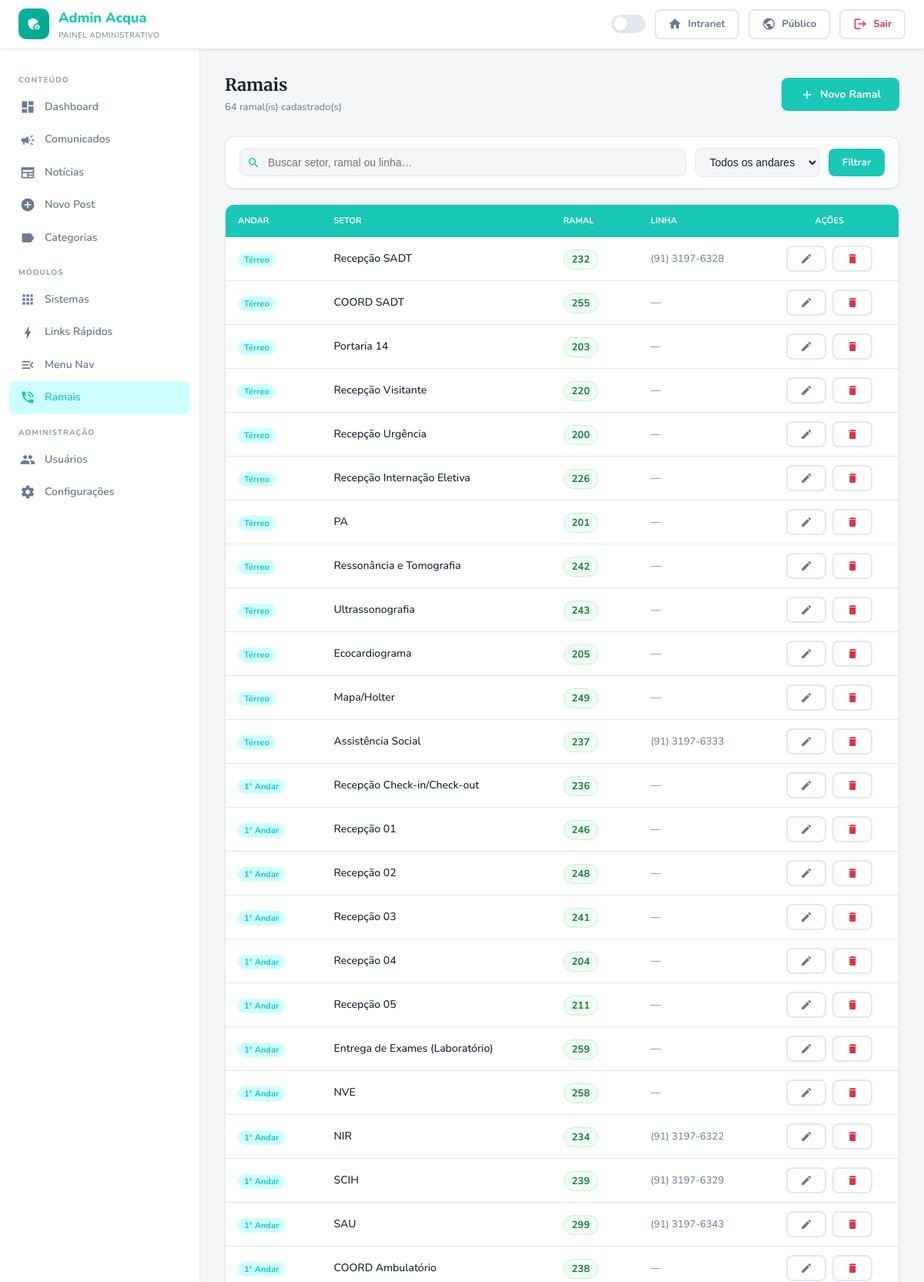
The page /admin/ramais.php (signed in, upper part) on the database its author committed.
### tables this page shows
CREATE TABLE `ramais` (
  `id` int(11) NOT NULL AUTO_INCREMENT,
  `andar` varchar(50) NOT NULL,
  `setor` varchar(150) NOT NULL,
  `ramal` varchar(20) NOT NULL,
  `linha` varchar(30) DEFAULT '',
  `sort_order` int(11) DEFAULT 0,
  `active` tinyint(1) DEFAULT 1,
  `created_at` datetime DEFAULT current_timestamp(),
  `updated_at` datetime DEFAULT current_timestamp() ON UPDATE current_timestamp(),
  PRIMARY KEY (`id`)
);

### includes/functions.php (called while the page is built, shortened)
<?php
function isLoggedIn(): bool {
    return isset($_SESSION['user_id']) && !empty($_SESSION['user_id']);
}
function isAdmin(): bool {
    return isLoggedIn() && ($_SESSION['user_role'] ?? '') === 'admin';
}

### includes/database.php (called while the page is built, shortened)
<?php
class Database {
    private static ?PDO $instance = null;
    public static function getInstance(): PDO {
        if (self::$instance === null) {
            $dsn = 'mysql:host=' . DB_HOST . ';dbname=' . DB_NAME . ';charset=' . DB_CHARSET;
            try {
                self::$instance = new PDO($dsn, DB_USER, DB_PASS, [
                    PDO::ATTR_ERRMODE            => PDO::ERRMODE_EXCEPTION,
                    PDO::ATTR_DEFAULT_FETCH_MODE => PDO::FETCH_ASSOC,
                    PDO::ATTR_EMULATE_PREPARES   => false,
                ]);
            } catch (PDOException $e) {
                die(json_encode(['error' => 'Falha na conexão com o banco de dados.']));
            }
        }
        return self::$instance;
    }
    public static function query(string $sql, array $params = []): \PDOStatement {
        $stmt = self::getInstance()->prepare($sql);
        $stmt->execute($params);
        return $stmt;
    }
    public static function fetchAll(string $sql, array $params = []): array {
        return self::query($sql, $params)->fetchAll();
    }
}

### admin/ramais.php (the view, shortened to what this page needs)
<?php
require_once __DIR__ . '/../includes/database.php';
require_once __DIR__ . '/../includes/functions.php';
$isDark = ($_SESSION['dark_mode'] ?? false) || (isset($_COOKIE['acqua_dark']) && $_COOKIE['acqua_dark'] === 'dark');
$busca = trim($_GET['q'] ?? ''); $andarF = trim($_GET['andar'] ?? ''); $where = 'WHERE 1=1'; $params = [];
$ramais  = Database::fetchAll("SELECT * FROM ramais $where ORDER BY sort_order, andar, setor", $params);
?>
<!DOCTYPE html>
<html lang="pt-BR" data-theme="<?= $isDark ? 'dark' : 'light' ?>">
<head>
  <link rel="stylesheet" href="<?= BASE_URL ?>/assets/css/style.css">
</head>
<body class="fade-in">
<nav class="navbar">
  <a href="<?= BASE_URL ?>/admin/index.php" class="navbar-brand">
    <div class="logo-icon" style="background:linear-gradient(135deg,var(--primary-dark),var(--accent2))"><span class="material-icons">admin_panel_settings</span></div>
    <div class="brand-text">Admin Acqua <small>Painel Administrativo</small></div>
  </a>
  <div class="navbar-end">
    <button class="dark-toggle <?= $isDark?'on':'' ?>"></button>
    <a href="<?= BASE_URL ?>/index.php" class="btn btn-ghost btn-sm"><span class="material-icons">home</span> Intranet</a>
    <a href="<?= BASE_URL ?>/public.php" class="btn btn-ghost btn-sm" target="_blank"><span class="material-icons">public</span> Público</a>
    <a href="<?= BASE_URL ?>/logout.php" class="btn btn-ghost btn-sm" style="color:#dc3545"><span class="material-icons">logout</span> Sair</a>
  </div>
</nav>
<div class="admin-layout">
  <aside class="admin-sidebar" id="adminSidebar">
    <div class="sidebar-label">Conteúdo</div>
    <a href="index.php" class="sidebar-link"><span class="material-icons">dashboard</span> Dashboard</a>
    <a href="posts.php?type=comunicado" class="sidebar-link"><span class="material-icons">campaign</span> Comunicados</a>
    <a href="posts.php?type=noticia" class="sidebar-link"><span class="material-icons">newspaper</span> Notícias</a>
    <a href="posts.php?action=new" class="sidebar-link"><span class="material-icons">add_circle</span> Novo Post</a>
    <a href="categories.php" class="sidebar-link"><span class="material-icons">label</span> Categorias</a>
    <div class="sidebar-label">Módulos</div>
    <a href="modules.php?cat=sistema" class="sidebar-link"><span class="material-icons">apps</span> Sistemas</a>
    <a href="modules.php?cat=link_rapido" class="sidebar-link"><span class="material-icons">bolt</span> Links Rápidos</a>
    <a href="nav.php" class="sidebar-link"><span class="material-icons">menu_open</span> Menu Nav</a>
    <a href="ramais.php" class="sidebar-link active"><span class="material-icons">phone_in_talk</span> Ramais</a>
    <?php if (isAdmin()): ?>
    <div class="sidebar-label">Administração</div>
    <a href="users.php" class="sidebar-link"><span class="material-icons">group</span> Usuários</a>
    <a href="settings.php" class="sidebar-link"><span class="material-icons">settings</span> Configurações</a>
    <?php endif; ?>
  </aside>
  <main class="admin-main">
    <div style="display:flex;align-items:center;justify-content:space-between;margin-bottom:28px;flex-wrap:wrap;gap:12px">
      <div>
        <h1 style="font-size:22px;margin-bottom:4px">Ramais</h1>
        <p class="text-muted text-sm"><?= count($ramais) ?> ramal(is) cadastrado(s)</p>
      </div>
      <button onclick="document.getElementById('modalNovo').style.display='flex'" class="btn btn-primary">
        <span class="material-icons">add</span> Novo Ramal
      </button>
    </div>
    <div class="card" style="padding:14px 18px;margin-bottom:20px">
      <form method="GET" style="display:flex;gap:12px;flex-wrap:wrap;align-items:center">
        <div style="flex:1;min-width:200px;position:relative">
          <span class="material-icons" style="position:absolute;left:10px;top:50%;transform:translateY(-50%);color:var(--primary);font-size:17px">search</span>
          <input type="text" name="q" value="<?= htmlspecialchars($busca) ?>" placeholder="Buscar setor, ramal ou linha…" style="width:100%;padding:9px 14px 9px 36px;border:1.5px solid var(--border);border-radius:var(--radius-sm);font-size:14px;background:var(--bg);color:var(--text);outline:none">
        </div>
        <select name="andar" style="padding:9px 14px;border:1.5px solid var(--border);border-radius:var(--radius-sm);font-size:14px;background:var(--bg);color:var(--text);outline:none;min-width:150px">
          <option value="">Todos os andares</option>
        </select>
        <button type="submit" class="btn btn-primary btn-sm">Filtrar</button>
      </form>
    </div>
    <div class="card" style="overflow:hidden;padding:0">
      <div style="overflow-x:auto">
        <table style="width:100%;border-collapse:collapse">
          <thead><tr style="background:var(--primary)">
            <th style="padding:12px 16px;text-align:left;font-size:11px;font-weight:700;text-transform:uppercase;color:#fff">Andar</th>
            <th style="padding:12px 16px;text-align:left;font-size:11px;font-weight:700;text-transform:uppercase;color:#fff">Setor</th>
            <th style="padding:12px 16px;text-align:left;font-size:11px;font-weight:700;text-transform:uppercase;color:#fff">Ramal</th>
            <th style="padding:12px 16px;text-align:left;font-size:11px;font-weight:700;text-transform:uppercase;color:#fff">Linha</th>
            <th style="padding:12px 16px;text-align:center;font-size:11px;font-weight:700;text-transform:uppercase;color:#fff">Ações</th>
          </tr></thead>
          <tbody>
          <?php foreach ($ramais as $r): ?>
          <tr style="border-bottom:1px solid var(--border)" onmouseover="this.style.background='var(--primary-xlight)'" onmouseout="this.style.background=''">
            <td style="padding:11px 16px"><span style="background:var(--primary-xlight);color:var(--primary);padding:2px 8px;border-radius:20px;font-size:11px;font-weight:700"><?= htmlspecialchars($r['andar']) ?></span></td>
            <td style="padding:11px 16px;font-size:14px;font-weight:500;color:var(--text)"><?= htmlspecialchars($r['setor']) ?></td>
            <td style="padding:11px 16px"><span style="background:#f0fdf4;border:1px solid #bbf7d0;color:#15803d;padding:3px 10px;border-radius:20px;font-size:13px;font-weight:700"><?= htmlspecialchars($r['ramal']) ?></span></td>
            <td style="padding:11px 16px;font-size:13px;color:var(--text-muted)"><?= $r['linha'] ? htmlspecialchars($r['linha']) : '—' ?></td>
            <td style="padding:11px 16px;text-align:center">
              <div style="display:flex;gap:8px;justify-content:center">
                <a href="ramais.php?edit=<?= $r['id'] ?>" class="btn btn-ghost btn-sm"><span class="material-icons" style="font-size:16px">edit</span></a>
                <form method="POST" onsubmit="return confirm('Excluir este ramal?')" style="display:inline">
                  <button type="submit" class="btn btn-ghost btn-sm" style="color:#dc3545"><span class="material-icons" style="font-size:16px">delete</span></button>
                </form>
              </div>
            </td>
          </tr>
          <?php endforeach; ?>
          </tbody>
        </table>
      </div>
    </div>
  </main>
</div>
</body>
</html>

### assets/css/style.css (style rules this page uses)
:root { --primary:#00897B; --primary-dark:#00695C; --primary-light:#4DB6AC; --primary-xlight:#E0F2F1; --accent:#26A69A; --accent2:#004D40; --bg:#F4F6F8; --bg-card:#FFFFFF; --bg-sidebar:#FFFFFF; --bg-navbar:#FFFFFF; --bg-input:#FFFFFF; --text:#1A2332; --text-muted:#6B7A8D; --text-light:#9AA5B4; --border:#E2E8F0; --border-light:#F1F5F9; --shadow-sm:0 1px 3px rgba(0,0,0,.08); --shadow:0 4px 16px rgba(0,0,0,.10); --shadow-lg:0 8px 32px rgba(0,0,0,.14); --shadow-img:0 6px 32px rgba(0,0,0,.20); --radius:12px; --radius-sm:8px; --radius-lg:18px; --font-body:'Nunito',sans-serif; --font-heading:'Merriweather',serif; --navbar-h:64px; --sidebar-w:260px; --transition:0.25s ease; }
*,*::before,*::after { box-sizing:border-box;margin:0;padding:0 }
html { scroll-behavior:smooth }
body { font-family:var(--font-body);background:var(--bg);color:var(--text);font-size:15px;line-height:1.6;transition:background var(--transition),color var(--transition) }
a { color:var(--primary);text-decoration:none;transition:color var(--transition) }
h1,h2,h3,h4,h5,h6 { font-family:var(--font-heading);line-height:1.3;color:var(--text) }
.text-muted { color:var(--text-muted) }
.text-sm { font-size:13px }
.navbar { position:fixed;top:0;left:0;right:0;z-index:1000;height:var(--navbar-h);background:var(--bg-navbar);border-bottom:1px solid var(--border);box-shadow:var(--shadow-sm);display:flex;align-items:center;padding:0 24px;gap:16px;transition:background var(--transition),border-color var(--transition) }
.navbar-brand { display:flex;align-items:center;gap:12px;font-weight:800;font-size:18px;color:var(--primary);flex-shrink:0 }
.navbar-brand .logo-icon { width:40px;height:40px;background:linear-gradient(135deg,var(--primary),var(--accent2));border-radius:10px;display:flex;align-items:center;justify-content:center }
.navbar-brand .logo-icon span { color:#fff;font-size:20px }
.navbar-brand .brand-text small { display:block;font-size:10px;font-weight:400;color:var(--text-muted);font-family:var(--font-body);letter-spacing:.5px;text-transform:uppercase }
.navbar-end { display:flex;align-items:center;gap:12px;margin-left:auto }
.card { background:var(--bg-card);border:1px solid var(--border);border-radius:var(--radius);box-shadow:var(--shadow-sm);transition:box-shadow var(--transition),border-color var(--transition) }
.btn { display:inline-flex;align-items:center;gap:8px;padding:10px 22px;border-radius:var(--radius-sm);font-family:var(--font-body);font-size:14px;font-weight:700;cursor:pointer;border:2px solid transparent;transition:all var(--transition);text-decoration:none;white-space:nowrap }
.btn .material-icons { font-size:18px }
.btn-primary { background:var(--primary);color:#fff;border-color:var(--primary) }
.btn-ghost { background:transparent;color:var(--text-muted);border-color:var(--border) }
.btn-sm { padding:7px 16px;font-size:13px }
.dark-toggle { width:44px;height:24px;border-radius:12px;background:var(--border);cursor:pointer;position:relative;transition:background var(--transition);border:none;padding:0;flex-shrink:0 }
.dark-toggle::after { content:'';position:absolute;width:18px;height:18px;border-radius:50%;background:#fff;top:3px;left:3px;transition:transform var(--transition);box-shadow:var(--shadow-sm) }
.admin-layout { display:flex;min-height:100vh;padding-top:var(--navbar-h) }
.admin-sidebar { width:var(--sidebar-w);background:var(--bg-sidebar);border-right:1px solid var(--border);position:fixed;top:var(--navbar-h);bottom:0;left:0;overflow-y:auto;padding:16px 12px;z-index:900;transition:background var(--transition),border-color var(--transition) }
.admin-main { margin-left:var(--sidebar-w);flex:1;padding:32px }
.sidebar-label { font-size:10px;font-weight:800;text-transform:uppercase;letter-spacing:1px;color:var(--text-light);padding:16px 12px 6px }
.sidebar-link { display:flex;align-items:center;gap:12px;padding:10px 14px;border-radius:var(--radius-sm);font-size:14px;font-weight:600;color:var(--text-muted);transition:all var(--transition);cursor:pointer;border:none;background:transparent;width:100%;text-align:left;text-decoration:none }
.sidebar-link:hover,.sidebar-link.active { background:var(--primary-xlight);color:var(--primary) }
.sidebar-link .material-icons { font-size:20px }
.fade-in { animation:fadeIn .4s ease }

### rows shown on the page
ramais: andar "Térreo", setor "Recepção SADT", ramal "232", linha "(91) 3197-6328"
ramais: andar "Térreo", setor "COORD SADT", ramal "255"
ramais: andar "Térreo", setor "Portaria 14", ramal "203"
ramais: andar "Térreo", setor "Recepção Visitante", ramal "220"
ramais: andar "Térreo", setor "Recepção Urgência", ramal "200"
ramais: andar "Térreo", setor "Recepção Internação Eletiva", ramal "226"
ramais: andar "Térreo", setor "PA", ramal "201"
ramais: andar "Térreo", setor "Ressonância e Tomografia", ramal "242"
ramais: andar "Térreo", setor "Ultrassonografia", ramal "243"
ramais: andar "Térreo", setor "Ecocardiograma", ramal "205"
ramais: andar "Térreo", setor "Mapa/Holter", ramal "249"
ramais: andar "Térreo", setor "Assistência Social", ramal "237", linha "(91) 3197-6333"
ramais: andar "1° Andar", setor "Recepção Check-in/Check-out", ramal "236"
ramais: andar "1° Andar", setor "Recepção 01", ramal "246"
ramais: andar "1° Andar", setor "Recepção 02", ramal "248"
ramais: andar "1° Andar", setor "Recepção 03", ramal "241"
ramais: andar "1° Andar", setor "Recepção 04", ramal "204"
ramais: andar "1° Andar", setor "Recepção 05", ramal "211"
ramais: andar "1° Andar", setor "Entrega de Exames (Laboratório)", ramal "259"
ramais: andar "1° Andar", setor "NVE", ramal "258"
ramais: andar "1° Andar", setor "NIR", ramal "234", linha "(91) 3197-6322"
ramais: andar "1° Andar", setor "SCIH", ramal "239", linha "(91) 3197-6329"
ramais: andar "1° Andar", setor "SAU", ramal "299", linha "(91) 3197-6343"
ramais: andar "1° Andar", setor "COORD Ambulatório", ramal "238"

### other values the page prints
count($ramais) "64"
